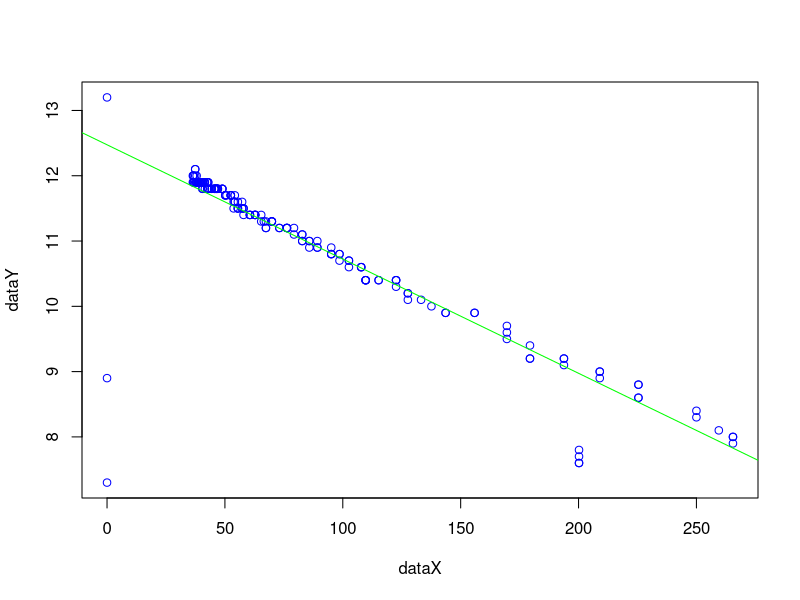
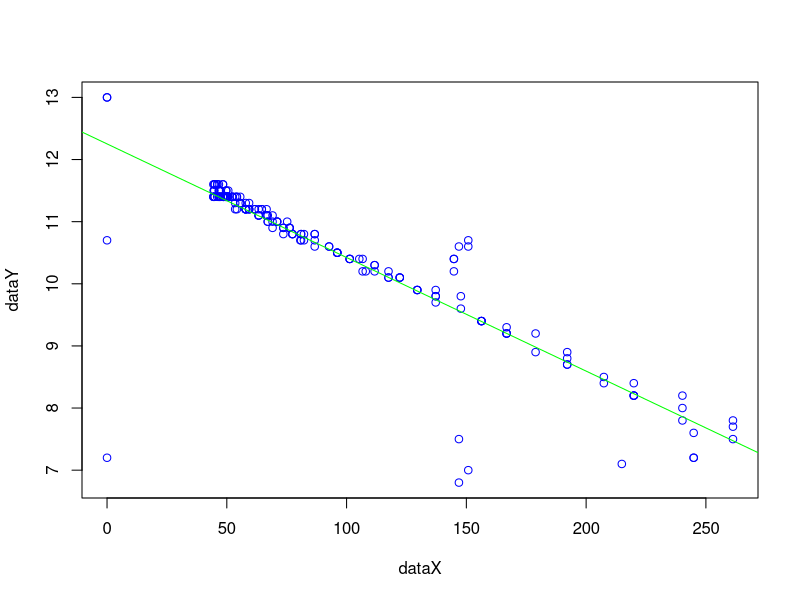
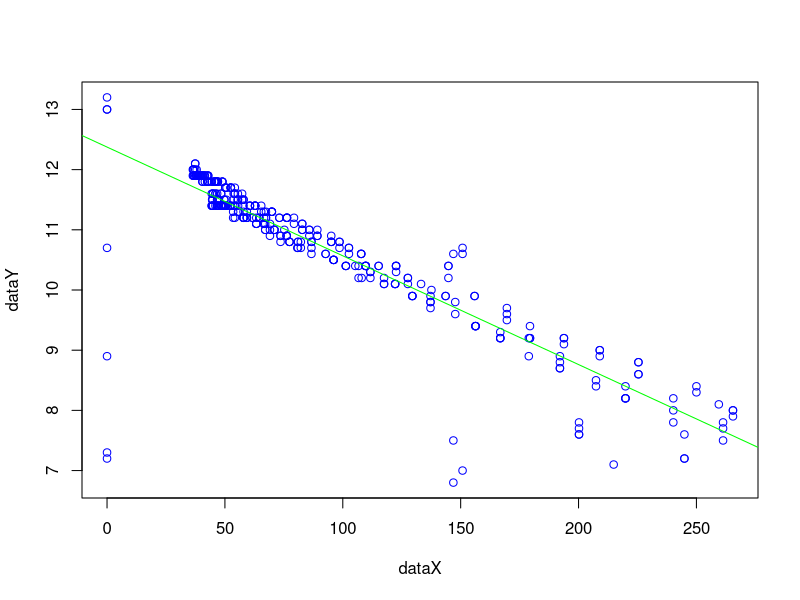

Source code (R) for these figures, in order: (Note: a time limit stopped this script after it produced the figures.)
#!/usr/bin/env Rscript

linearModel <- function(dataX, dataY) {
    lsrl = lm(dataY ~ dataX)

    x11()
    plot(dataX, dataY, col = "blue")
    abline(lsrl, col = "green")

    # Residuals Plot
    #x11()
    #plot(dataX, lsrl$residuals)

    #cat("Pearson's R:", cor(dataX, dataY))
    #print(lsrl)
    #cat("SSR:", sum(resid(lsrl) ^ 2))
    #cat("\n========================\n")

    return(lsrl)
}

data4cim = read.csv("data/4cim.csv", header = TRUE)
data6cim = read.csv("data/6cim.csv", header = TRUE)
dataCombinedVolts = c(data4cim$VOLT, data6cim$VOLT)
dataCombinedAmps  = c(data4cim$TOTAL.AMP, data6cim$TOTAL.AMP)

lm4cim = linearModel(data4cim$TOTAL.AMP, data4cim$VOLT)
lm6cim = linearModel(data6cim$TOTAL.AMP, data6cim$VOLT)
lmCombined = linearModel(dataCombinedAmps, dataCombinedVolts)

ssr4cim = sum(resid(lm4cim) ^ 2)
ssr6cim = sum(resid(lm6cim) ^ 2)
ssrCombo = sum(resid(lmCombined) ^ 2)

k = 3
n4cim = length(data4cim$VOLT)
n6cim = length(data6cim$VOLT)

fstat = ((ssrCombo - (ssr4cim + ssr6cim)) / k) / ((ssr4cim + ssr6cim) / (n4cim + n6cim - (2 * k)))
print(fstat)
Sys.sleep(1000)
#readline(prompt="Press [enter] to quit")
